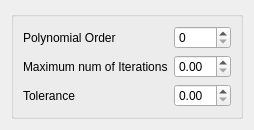
<?xml version="1.0" encoding="UTF-8"?>
<ui version="4.0">
 <class>Form</class>
 <widget class="QWidget" name="Form">
  <property name="windowTitle">
   <string>Form</string>
  </property>
  <layout class="QVBoxLayout" name="verticalLayout">
   <item>
    <widget class="QGroupBox" name="">
     <layout class="QFormLayout" name="formLayout_2">
      <property name="fieldGrowthPolicy">
       <enum>QFormLayout::AllNonFixedFieldsGrow</enum>
      </property>
      <item row="0" column="0">
       <widget class="QLabel" name="polynomialOrderLabel">
        <property name="text">
         <string>Polynomial Order</string>
        </property>
       </widget>
      </item>
      <item row="0" column="1">
       <widget class="QSpinBox" name="polynomialOrderSpinBox"/>
      </item>
      <item row="1" column="0">
       <widget class="QLabel" name="maximumNumOfIterationsLabel">
        <property name="text">
         <string>Maximum num of Iterations</string>
        </property>
       </widget>
      </item>
      <item row="1" column="1">
       <widget class="QDoubleSpinBox" name="maximumNumOfIterationsDoubleSpinBox"/>
      </item>
      <item row="2" column="0">
       <widget class="QLabel" name="toleranceLabel">
        <property name="text">
         <string>Tolerance</string>
        </property>
       </widget>
      </item>
      <item row="2" column="1">
       <widget class="QDoubleSpinBox" name="toleranceDoubleSpinBox"/>
      </item>
     </layout>
    </widget>
   </item>
  </layout>
 </widget>
 <resources/>
 <connections/>
</ui>
